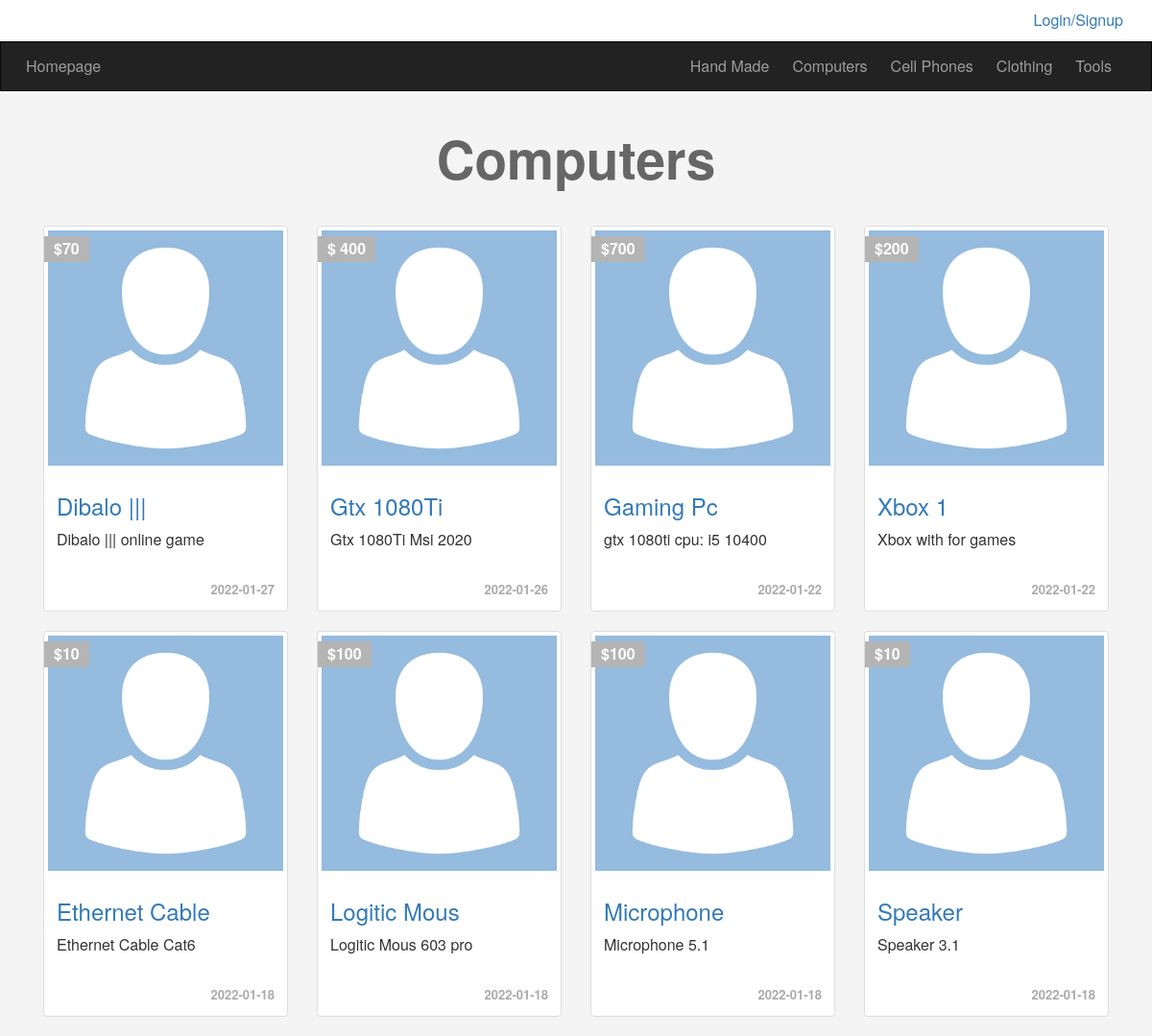
/categories.php?catid=6&pagename=Computers, run on the app's committed database.
### tables this page shows
CREATE TABLE `categories` (
  `ID` int(6) NOT NULL,
  `Name` varchar(255) NOT NULL,
  `Description` text NOT NULL,
  `parent` int(11) NOT NULL,
  `Ordering` int(11) DEFAULT NULL,
  `Visibility` tinyint(4) NOT NULL DEFAULT 0,
  `Allow_Comment` tinyint(4) NOT NULL DEFAULT 0,
  `Allow_Ads` tinyint(4) NOT NULL DEFAULT 0
);

CREATE TABLE `items` (
  `Item_ID` int(11) NOT NULL,
  `Name` varchar(255) NOT NULL,
  `Description` text NOT NULL,
  `Price` varchar(255) NOT NULL,
  `Add_Date` date NOT NULL,
  `Conutry_Made` varchar(255) NOT NULL,
  `image` varchar(255) NOT NULL,
  `Status` varchar(255) NOT NULL,
  `Rating` smallint(6) NOT NULL,
  `Approve` tinyint(4) NOT NULL DEFAULT 0,
  `Cat_ID` int(11) NOT NULL,
  `Member_ID` int(11) NOT NULL,
  `tags` varchar(255) NOT NULL
);

### init.php (called while the page is built, shortened)
<?php
include "admin/connect.php";
$temp = "includes/templates/";
$func = "includes/functions/";
$css = "layout/css/";
include $func . 'function.php';
include $temp . "header.php";

### includes/functions/function.php (called while the page is built, shortened)
<?php
function getCat($where = NULL)
{
    global $con;
    $getCat = $con->prepare("SELECT *  FROM  categories $where ORDER BY  ID ASC");
    $getCat->execute();
    $cats = $getCat->fetchAll();
    return $cats;
}
function getItems($where, $value, $approve = NULL)
{
    $sql = $approve == 1 ? 'AND Approve = 1' : '';
    global $con;
    $getItems = $con->prepare("SELECT *  FROM  items WHERE $where = ?   $sql ORDER BY  Item_ID DESC");
    $getItems->execute(array($value));
    $items = $getItems->fetchAll();
    return $items;
}

### categories.php (the view, shortened to what this page needs)
<?php
include "init.php";
?>
<div class="container">
    <h1 class="text-center"> <?php
                                if (isset($_GET['pagename'])) {
                                    echo str_replace('-', " ", $_GET['pagename']);
                                } else {
                                    echo 'Category Not Found !!!';
                                }
                                ?></h1>
    <?php
    if (isset($_GET['catid']) && is_numeric($_GET['catid'])) {
        $items = intval($_GET['catid']);
        foreach (getItems('Cat_ID', $items, 1) as $item) {
            echo '<div class="col-sm-6 col-md-3">';
            echo '<div class="thumbnail item-box">';
            echo '<span class="price-tag">$' . $item['Price'] . '</span>';
            echo '<img class="img-responsive" src="imgtest.png" alt="">';
            echo '<div class="caption">';
            echo '<a href="items.php?itemid=' . $item['Item_ID'] . '"><h3> ' . $item['Name'] . '</h3></a>';
            echo '<p>' . $item['Description'] . '</p>';
            echo '<div class="date">' . $item['Add_Date'] . '</div>';
            echo '</div>';
            echo '</div>';
            echo '</div>';
        }
    } else {
        echo "<div class='alert alert-danger'>NO Items Found </div>";
    }
    ?>
</div>
<?php include $temp . "footer.php";

### includes/templates/header.php (shortened to what this page needs)
<!DOCTYPE html>
<html lang="en">
<head>
    <link rel="stylesheet" href="<?php echo $css ?>bootstrap.min.css">
    <link rel="stylesheet" href="<?php echo $css ?>all.min.css">
    <link rel="stylesheet" href="<?php echo $css ?>jquery-ui.css">
    <link rel="stylesheet" href="<?php echo $css ?>jquery.selectBoxIt.css">
    <link rel="stylesheet" href="<?php echo $css ?>front.css">
</head>
<body>
    <div class="upper-bar">
        <div class="container">
            <?php
            if (isset($_SESSION['user'])) {
                $header_stmt = $con->prepare('SELECT * FROM users WHERE UserID = ?');
                $header_stmt->execute(array($_SESSION['uid']));
                $user_info =  $header_stmt->fetch();
            ?>
            <img class="my-image image-thumbnail img-circle " src="<?php
                                                                        if (empty($user_info['avatar'])) {
                                                                            echo "admin/uploaded/avatars/999999999_default.png";
                                                                        } else {
                                                                            echo "admin/uploaded/avatars/" . $user_info['avatar'] . ">";
                                                                        }
                                                                        ?>" alt="">
            <div class="btn-group my-info">
                <span class="btn dropdown-toggle" data-toggle="dropdown">
                    <?php echo $sessionUser; ?>
                    <span class="caret"></span>
                </span>
                <ul class="dropdown-menu">
                    <li><a href="porfile.php"><i class="far fa-address-card"></i> My Profile</a> </li>
                    <li><a href="newad.php"><i class="fas fa-cart-plus"></i> New Item</a> </li>
                    <li><a href="porfile.php#myads"><i class="fas fa-box-open"></i> My Items</a> </li>
                    <li><a href="logout.php"><i class="fas fa-sign-out-alt"></i> Logout</a> </li>
                </ul>
            </div>
            <?php
                $regStatus = checkUserStatus($sessionUser);
                if ($regStatus == 1) {
                    echo 'Your Member Ship neet to Activate By Admin';
                }
            } else {
                ?>
            <a href="login.php">
                <span class="pull-right">Login/Signup</span>
            </a>
            <?php } ?>
        </div>
    </div>
    <nav class="navbar navbar-inverse">
        <div class="container">
            <div class="navbar-header">
                <a class="navbar-brand" href="index.php">Homepage</a>
            </div>
            <div class="collapse navbar-collapse" id="app-nav" aria-expanded="false" style="height: 1px;">
                <ul class="nav navbar-nav navbar-right">
                    <?php
                    foreach (getCat('WHERE parent = 0') as $categ) {
                        echo "<li> <a href='categories.php?catid=" . $categ['ID'] . "&pagename=" . str_replace(' ', '-', $categ['Name']) . "'>" . $categ['Name'] . "</a></li>";
                    }
                    ?>
                </ul>
            </div>
        </div>
    </nav>

### layout/css/front.css (style rules this page uses)
body { background-color: #f4f4f4; font-size: 16px; }
h1 { font-size: 55px; margin: 40px 0; font-weight: bold; color: #666; }
.navbar { border-radius: 0px; margin-bottom: 0px; }
.navbar-brand { font-size: 1em; }
.nav > li > a, .navbar-brand { padding: 15px 12px; }
.upper-bar { padding: 10px; background-color: #fff; }
.item-box { position: relative; }
.item-box .price-tag { background-color: #b4b4b4; padding: 2px 10px; position: absolute; left: 0; top: 10px; font-weight: bold; color: #fff; }
.thumbnail .date { text-align: right; font-size: 13px; font-weight: bold; color: #aaa; }
.item-box .caption p { height: 44px; max-height: 44px; overflow: hidden; }

### data on the page
categories: Name "Hand Made"
categories: Name "Computers"
categories: Name "Cell Phones"
categories: Name "Clothing"
categories: Name "Tools"
items: Price "70", Name "Dibalo |||", Description "Dibalo ||| online game", Add_Date "2022-01-27"
items: Price "400", Name "Gtx 1080Ti", Description "Gtx 1080Ti Msi 2020", Add_Date "2022-01-26"
items: Price "700", Name "Gaming Pc", Description "gtx 1080ti cpu: i5 10400", Add_Date "2022-01-22"
items: Price "200", Name "Xbox 1", Description "Xbox with for games", Add_Date "2022-01-22"
items: Price "10", Name "Ethernet Cable", Description "Ethernet Cable Cat6", Add_Date "2022-01-18"
items: Price "100", Name "Logitic Mous", Description "Logitic Mous 603 pro", Add_Date "2022-01-18"
items: Price "100", Name "Microphone", Description "Microphone 5.1", Add_Date "2022-01-18"
items: Price "10", Name "Speaker", Description "Speaker 3.1", Add_Date "2022-01-18"

### other printed values
str_replace('-', " ", $_GET['pagename']) "Computers"
